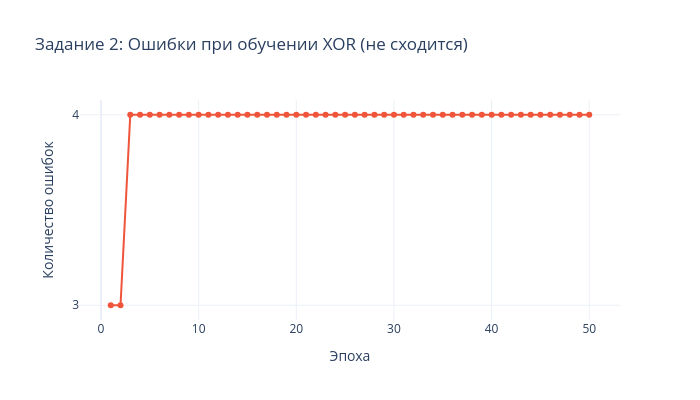

Write notebook code for a chart like this one.
### Code cell
fig_xor_conv = go.Figure()
fig_xor_conv.add_trace(go.Scatter(
    x=list(range(1, len(perc_xor.errors_per_epoch) + 1)),
    y=perc_xor.errors_per_epoch,
    mode='lines+markers',
    marker=dict(size=6, color='#EF553B'),
    line=dict(width=2, color='#EF553B'),
    name='Ошибки'
))
fig_xor_conv.update_layout(
    title='Задание 2: Ошибки при обучении XOR (не сходится)',
    xaxis_title='Эпоха',
    yaxis_title='Количество ошибок',
    yaxis=dict(dtick=1),
    template='plotly_white',
    width=700, height=400
)
fig_xor_conv.write_html('outputs/task2_xor_convergence.html')
fig_xor_conv.show()

### Figure 1 — Plotly figure (JSON) as saved in the notebook; plotly's stock layout.template omitted (floating-point values rounded to 4 significant figures)
{"data": [{"line": {"color": "#EF553B", "width": 2}, "marker": {"color": "#EF553B", "size": 6}, "mode": "lines+markers", "name": "Ошибки", "type": "scatter", "x": [1, 2, 3, 4, 5, 6, 7, 8, 9, 10, 11, 12, 13, 14, 15, 16, 17, 18, 19, 20, 21, 22, 23, 24, 25, 26, 27, 28, 29, 30, 31, 32, 33, 34, 35, 36, 37, 38, 39, 40, 41, 42, 43, 44, 45, 46, 47, 48, 49, 50], "y": [3, 3, 4, 4, 4, 4, 4, 4, 4, 4, 4, 4, 4, 4, 4, 4, 4, 4, 4, 4, 4, 4, 4, 4, 4, 4, 4, 4, 4, 4, 4, 4, 4, 4, 4, 4, 4, 4, 4, 4, 4, 4, 4, 4, 4, 4, 4, 4, 4, 4]}], "layout": {"height": 400, "title": {"text": "Задание 2: Ошибки при обучении XOR (не сходится)"}, "width": 700, "xaxis": {"title": {"text": "Эпоха"}}, "yaxis": {"dtick": 1, "title": {"text": "Количество ошибок"}}}}
